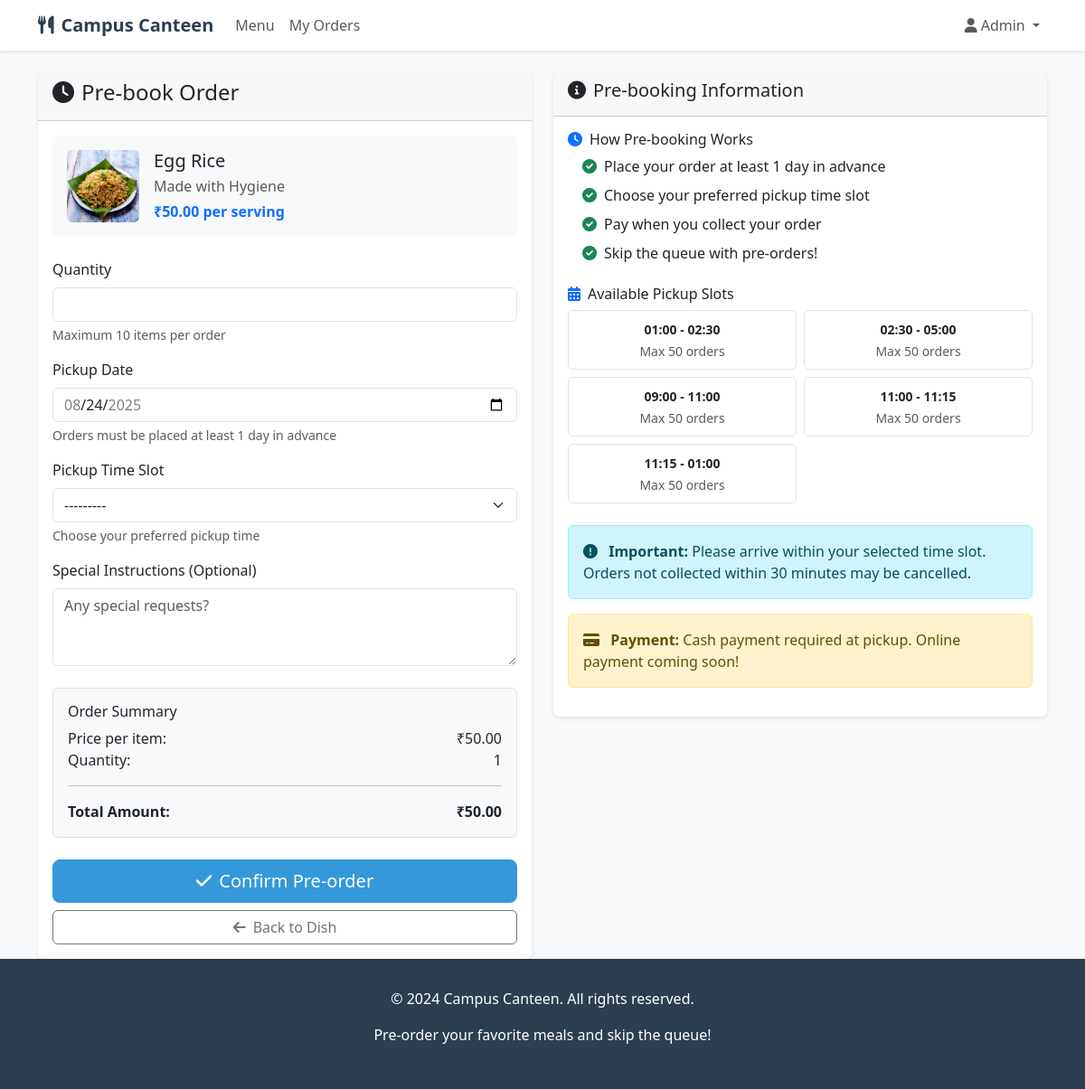
The app's page /canteen/prebook/5/ (signed in) with its own data.
### canteen/models.py (models this page shows, shortened)
class Dish(models.Model):
    DISH_TYPE_CHOICES = [
        ('veg', 'Vegetarian'),
        ('non_veg', 'Non-Vegetarian'),
        ('beverage', 'Beverage'),
    ]
    name = models.CharField(max_length=100)
    description = models.TextField()
    category = models.ForeignKey(Category, on_delete=models.CASCADE)
    dish_type = models.CharField(max_length=10, choices=DISH_TYPE_CHOICES, default='veg')
    price = models.DecimalField(max_digits=8, decimal_places=2)
    image = models.ImageField(upload_to='dishes/', blank=True, null=True)
    is_available = models.BooleanField(default=True)
    is_featured = models.BooleanField(default=False)
    ingredients = models.TextField(blank=True, help_text="List main ingredients")
    preparation_time = models.PositiveIntegerField(default=15, help_text="Time in minutes")
    created_at = models.DateTimeField(auto_now_add=True)
    updated_at = models.DateTimeField(auto_now=True)

class PickupSlot(models.Model):
    start_time = models.TimeField()
    end_time = models.TimeField()
    is_active = models.BooleanField(default=True)
    max_orders = models.PositiveIntegerField(default=50, help_text="Maximum orders for this slot")
    class Meta:
        ordering = ['start_time']
    def __str__(self):
        return f"{self.start_time.strftime('%H:%M')} - {self.end_time.strftime('%H:%M')}"

### canteen/views.py (the view)
# urls.py: path('prebook/<int:dish_id>/', views.prebook_dish, name='prebook_dish'),
@login_required
def prebook_dish(request, dish_id):
    dish = get_object_or_404(Dish, id=dish_id, is_available=True)
    pickup_slots = PickupSlot.objects.filter(is_active=True)
    if request.method == 'POST':
        form = PreOrderForm(request.POST)
        if form.is_valid():
            preorder = form.save(commit=False)
            preorder.user = request.user
            preorder.dish = dish
            preorder.save()
            messages.success(request, f'Pre-order placed successfully! Order number: {preorder.order_number}')
            return redirect('canteen:dashboard')
    else:
        form = PreOrderForm()
        form.fields['date'].initial = date.today() + timedelta(days=1)
    context = {
        'dish': dish,
        'form': form,
        'pickup_slots': pickup_slots,
    }
    return render(request, 'canteen/prebook.html', context)

### canteen/forms.py (shortened to what this page needs)
class PreOrderForm(forms.ModelForm):
    class Meta:
        model = PreOrder
        fields = ['quantity', 'pickup_slot', 'date', 'special_instructions']
        widgets = {
            'quantity': forms.NumberInput(attrs={'class': 'form-control', 'min': 1, 'max': 10}),
            'pickup_slot': forms.Select(attrs={'class': 'form-select'}),
            'date': forms.DateInput(attrs={'class': 'form-control', 'type': 'date'}),
            'special_instructions': forms.Textarea(attrs={'class': 'form-control', 'rows': 3,
                                                        'placeholder': 'Any special requests?'}),
        }
    def __init__(self, *args, **kwargs):
        super().__init__(*args, **kwargs)
        tomorrow = date.today() + timedelta(days=1)
        self.fields['date'].widget.attrs['min'] = tomorrow.strftime('%Y-%m-%d')
        max_date = date.today() + timedelta(days=7)
        self.fields['date'].widget.attrs['max'] = max_date.strftime('%Y-%m-%d')
        self.fields['pickup_slot'].queryset = PickupSlot.objects.filter(is_active=True)

### canteen/templates/canteen/prebook.html (shortened to what this page needs)
{% extends 'canteen/base.html' %}
{% block content %}
<div class="row">
    <div class="col-md-6">
        <div class="card">
            <div class="card-header">
                <h4><i class="fas fa-clock me-2"></i>Pre-book Order</h4>
            </div>
            <div class="card-body">
                <div class="d-flex align-items-center mb-4 p-3 bg-light rounded">
                    {% if dish.image %}
                        <img src="{{ dish.image.url }}" alt="{{ dish.name }}" class="rounded me-3" style="width: 80px; height: 80px; object-fit: cover;">
                    {% endif %}
                    <div>
                        <h5 class="mb-1">{{ dish.name }}</h5>
                        <p class="text-muted mb-1">{{ dish.description|truncatewords:15 }}</p>
                        <strong class="text-primary">₹{{ dish.price }} per serving</strong>
                    </div>
                </div>
                <form method="post" id="preOrderForm">
                    <div class="mb-3">
                        <label for="{{ form.quantity.id_for_label }}" class="form-label">Quantity</label>
                        {{ form.quantity }}
                        <div class="form-text">Maximum 10 items per order</div>
                    </div>
                    <div class="mb-3">
                        <label for="{{ form.date.id_for_label }}" class="form-label">Pickup Date</label>
                        {{ form.date }}
                        <div class="form-text">Orders must be placed at least 1 day in advance</div>
                    </div>
                    <div class="mb-3">
                        <label for="{{ form.pickup_slot.id_for_label }}" class="form-label">Pickup Time Slot</label>
                        {{ form.pickup_slot }}
                        <div class="form-text">Choose your preferred pickup time</div>
                    </div>
                    <div class="mb-4">
                        <label for="{{ form.special_instructions.id_for_label }}" class="form-label">Special Instructions (Optional)</label>
                        {{ form.special_instructions }}
                    </div>
                    <div class="border rounded p-3 mb-4 bg-light">
                        <h6>Order Summary</h6>
                        <div class="d-flex justify-content-between">
                            <span>Price per item:</span>
                            <span>₹{{ dish.price }}</span>
                        </div>
                        <div class="d-flex justify-content-between">
                            <span>Quantity:</span>
                            <span id="summaryQuantity">1</span>
                        </div>
                        <hr>
                        <div class="d-flex justify-content-between fw-bold">
                            <span>Total Amount:</span>
                            <span id="totalAmount">₹{{ dish.price }}</span>
                        </div>
                    </div>
                    <div class="d-grid gap-2">
                        <button type="submit" class="btn btn-primary btn-lg">
                            <i class="fas fa-check me-2"></i>Confirm Pre-order
                        </button>
                        <a href="{% url 'canteen:dish_detail' dish.pk %}" class="btn btn-outline-secondary">
                            <i class="fas fa-arrow-left me-2"></i>Back to Dish
                        </a>
                    </div>
                </form>
            </div>
        </div>
    </div>
    <div class="col-md-6">
        <div class="card">
            <div class="card-header">
                <h5><i class="fas fa-info-circle me-2"></i>Pre-booking Information</h5>
            </div>
            <div class="card-body">
                <div class="mb-4">
                    <h6><i class="fas fa-clock me-2 text-primary"></i>How Pre-booking Works</h6>
                    <ul class="list-unstyled ps-3">
                        <li class="mb-2"><i class="fas fa-check-circle text-success me-2"></i>Place your order at least 1 day in advance</li>
                        <li class="mb-2"><i class="fas fa-check-circle text-success me-2"></i>Choose your preferred pickup time slot</li>
                        <li class="mb-2"><i class="fas fa-check-circle text-success me-2"></i>Pay when you collect your order</li>
                        <li class="mb-2"><i class="fas fa-check-circle text-success me-2"></i>Skip the queue with pre-orders!</li>
                    </ul>
                </div>
                <div class="mb-4">
                    <h6><i class="fas fa-calendar-alt me-2 text-primary"></i>Available Pickup Slots</h6>
                    <div class="row g-2">
                        {% for slot in pickup_slots %}
                            <div class="col-6">
                                <div class="border rounded p-2 text-center">
                                    <small class="fw-bold">{{ slot.start_time|time:"H:i" }} - {{ slot.end_time|time:"H:i" }}</small>
                                    <br>
                                    <small class="text-muted">Max {{ slot.max_orders }} orders</small>
                                </div>
                            </div>
                        {% endfor %}
                    </div>
                </div>
                <div class="alert alert-info">
                    <i class="fas fa-exclamation-circle me-2"></i>
                    <strong>Important:</strong> Please arrive within your selected time slot. Orders not collected within 30 minutes may be cancelled.
                </div>
                <div class="alert alert-warning">
                    <i class="fas fa-credit-card me-2"></i>
                    <strong>Payment:</strong> Cash payment required at pickup. Online payment coming soon!
                </div>
            </div>
        </div>
    </div>
</div>
{% endblock %}

### canteen/templates/canteen/base.html (shortened to what this page needs)
<!DOCTYPE html>
<html lang="en">
<head>
    <link href="https://cdn.jsdelivr.net/npm/bootstrap@5.3.0/dist/css/bootstrap.min.css" rel="stylesheet">
    <link href="https://cdnjs.cloudflare.com/ajax/libs/font-awesome/6.0.0/css/all.min.css" rel="stylesheet">
</head>
<body>
    <nav class="navbar navbar-expand-lg navbar-light bg-white shadow-sm">
        <div class="container">
            <a class="navbar-brand" href="{% url 'canteen:menu' %}">
                <i class="fas fa-utensils me-2"></i>Campus Canteen
            </a>
            <div class="collapse navbar-collapse" id="navbarNav">
                <ul class="navbar-nav me-auto">
                    <li class="nav-item">
                        <a class="nav-link" href="{% url 'canteen:menu' %}">Menu</a>
                    </li>
                    {% if user.is_authenticated %}
                        <li class="nav-item">
                            <a class="nav-link" href="{% url 'canteen:dashboard' %}">My Orders</a>
                        </li>
                    {% endif %}
                </ul>
                <ul class="navbar-nav">
                    {% if user.is_authenticated %}
                        <li class="nav-item dropdown">
                            <a class="nav-link dropdown-toggle" href="#" id="navbarDropdown" role="button" data-bs-toggle="dropdown">
                                <i class="fas fa-user me-1"></i>{{ user.first_name|default:user.username }}
                            </a>
                        </li>
                    {% endif %}
                </ul>
            </div>
        </div>
    </nav>
    <main class="container mt-4">
        {% block content %}{% endblock %}
    </main>
    <footer class="footer mt-auto">
        <div class="container text-center">
            <p>&copy; 2024 Campus Canteen. All rights reserved.</p>
            <p>Pre-order your favorite meals and skip the queue!</p>
        </div>
    </footer>
</body>
</html>

### canteen/templates/canteen/base.html (style rules this page uses)
:root { --primary-color: #2c3e50; --secondary-color: #3498db; --accent-color: #e74c3c; --success-color: #27ae60; }
body { background-color: #f8f9fa; }
.navbar-brand { font-weight: bold; color: var(--primary-color) !important; }
.card { border: none; box-shadow: 0 2px 4px rgba(0,0,0,0.1); transition: transform 0.2s; }
.footer { background-color: var(--primary-color); color: white; padding: 2rem 0; margin-top: 4rem; }
.btn-primary { background-color: var(--secondary-color); border-color: var(--secondary-color); }

### records on screen
Dish: image (picture), name "Egg Rice", description "Made with Hygiene", price "50.00"
PickupSlot: start_time "01:00", end_time "02:30", max_orders "50"
PickupSlot: start_time "02:30", end_time "05:00", max_orders "50"
PickupSlot: start_time "09:00", end_time "11:00", max_orders "50"
PickupSlot: start_time "11:00", end_time "11:15", max_orders "50"
PickupSlot: start_time "11:15", end_time "01:00", max_orders "50"

### other values on screen
{{ user.first_name|default:user.username }} "Admin"
